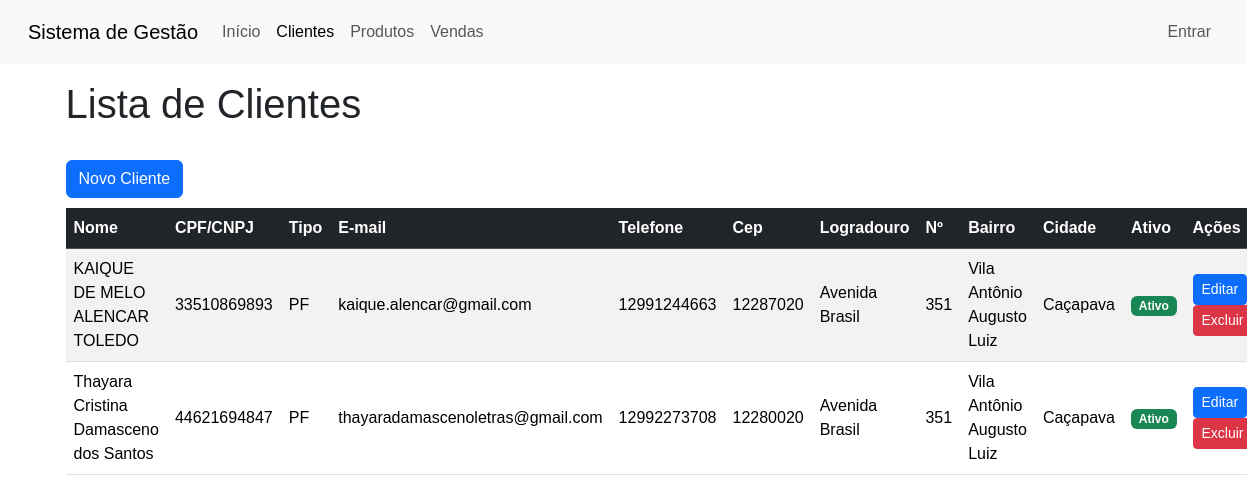
/clientes/, run on the app's committed database.
### apps/clientes/models.py (models this page shows, shortened)
class Cliente(models.Model):
    TIPO_CHOICES = (
        ("PF", "Pessoa Física"),
        ("PJ", "Pessoa Jurídica"),
    )
    tipo_cliente = models.CharField(max_length=5, choices=TIPO_CHOICES)
    nome = models.CharField(max_length=100)
    cpf_cnpj = models.CharField(max_length=20, unique=True)
    email = models.EmailField(unique=True)
    telefone = models.CharField(max_length=15, blank=True, null=True)
    cep = models.CharField(max_length=10, blank=True, null=True)
    logradouro = models.CharField(max_length=100, blank=True, null=True)
    numero = models.CharField(max_length=10, blank=True, null=True)
    bairro = models.CharField(max_length=100, blank=True, null=True)
    cidade = models.CharField(max_length=100, blank=True, null=True)
    estado = models.CharField(max_length=2, blank=True, null=True)
    observacoes = models.TextField(blank=True, null=True)
    ativo = models.BooleanField(default=True)
    criado_em = models.DateTimeField(auto_now_add=True)
    atualizado_em = models.DateTimeField(auto_now=True)

### apps/clientes/views.py (the view)
# urls.py: path('', views.cliente_list, name='cliente_list'),
def cliente_list(request):
    clientes = Cliente.objects.all()
    return render(request, 'clientes/lista_clientes.html', {'clientes': clientes})

### apps/clientes/templates/clientes/lista_clientes.html (shortened to what this page needs)
{% extends "base.html" %}
{% block content %}
    <h1>Lista de Clientes</h1>
    <br>
     <a href="{% url 'clientes:cadastrar_cliente' %}" class="btn btn-primary" style="margin-bottom: 10px;">
               Novo Cliente
    </a>
     <table class="table table-striped table-hover align-middle">
        <thead class="table-dark">
            <tr>
                <th>Nome</th>
                <th>CPF/CNPJ</th>
                <th>Tipo</th>
                <th>E-mail</th>
                <th>Telefone</th>
                <th>Cep</th>
                <th>Logradouro</th>
                <th>Nº</th>
                <th>Bairro</th>
                <th>Cidade</th>
                <th>Ativo</th>
                <th>Ações</th>
            </tr>
        </thead>
        <tbody>
            {% for cliente in clientes %}
                <tr>
                    <td>{{cliente.nome}}</td>
                    <td>{{cliente.cpf_cnpj}}</td>
                    <td>{{cliente.tipo_cliente}}</td>
                    <td>{{cliente.email}}</td>
                    <td>{{cliente.telefone}}</td>
                    <td>{{cliente.cep}}</td>
                    <td>{{cliente.logradouro}}</td>
                    <td>{{cliente.numero}}</td>
                    <td>{{cliente.bairro}}</td>
                    <td>{{cliente.cidade}}</td>
                    <td>
                        {% if cliente.ativo %}
                            <span class="badge bg-success">Ativo</span>
                        {% else %}
                            <span class="badge bg-danger">Inativo</span>
                        {% endif %}
                    </td>
                    <td>
                        <a href="{% url 'clientes:editar_cliente' cliente.id %}" class="btn btn-sm btn-primary">Editar</a>
                        <form action="{% url 'clientes:excluir_cliente' cliente.id %}" method="POST" class="d-inline">
                                <button type="submit" class="btn btn-sm btn-danger">Excluir</button>
                        </form>
                    </td>
                </tr>
            {% endfor %}
        </tbody>
    </table>
{% endblock %}

### templates/base.html (shortened to what this page needs)
{% load static %}
<!DOCTYPE html>
<html lang="pt-br">
<head>
    <link href="https://cdn.jsdelivr.net/npm/bootstrap@5.3.3/dist/css/bootstrap.min.css" rel="stylesheet">
    <link rel="stylesheet" href="{% static 'css/main.css' %}">
</head>
<body>
    {% include "includes/navbar.html" %}
    <main class="container mt-3">
        {% block content %}
        {% endblock %}
    </main>
</body>
</html>

### templates/includes/navbar.html
<nav class="navbar navbar-expand-lg bg-body-tertiary">
    <div class="container-fluid">
        <a href="#" class="navbar-brand">
            Sistema de Gestão
        </a>
        <ul class="navbar-nav me-auto mb-2 mb-lg-0">
            <li class="nav-item">
                <a href="#" class="nav-link">Início</a>
            </li>
            <li class="nav-item">
                <a class="nav-link {% if request.resolver_match.url_name == 'cliente_list' %}active{% endif %}"
                    href="{% url 'clientes:cliente_list' %}">
                    Clientes
                </a>
            </li>
            <li class="nav-item">
                <a href="#" class="nav-link">Produtos</a>
            </li>
            <li class="nav-item">
                <a href="#" class="nav-link">Vendas</a>
            </li>
        </ul>
        <ul class="navbar-nav">
            {% if user.is_authenticated %}
                <li class="nav-item">
                    <span class="nav-link disabled">
                        Olá, {{ user.username }}
                    </span>
                </li>
                <li class="nav-item">
                    <a href="{% url 'logout' %}" class="nav-link">Sair</a>
                </li>
            {% else %}
                <li class="nav-item">
                    <a href="{% url 'login' %}" class="nav-link">Entrar</a>
                </li>
            {% endif %}
        </ul>
    </div>
</nav>

### static/css/main.css (style rules this page uses)
body { font-family: Arial, sans-serif; margin: 0; }
.navbar { background: #222; color: #fff; padding: 0.75rem 1rem; }

### data on the page
Cliente: nome "KAIQUE DE MELO ALENCAR TOLEDO", cpf_cnpj "33510869893", tipo_cliente "PF", email "kaique.alencar@gmail.com", telefone "12991244663", cep "12287020", logradouro "Avenida Brasil", numero "351", bairro "Vila Antônio Augusto Luiz", cidade "Caçapava", ativo "Ativo"
Cliente: nome "Thayara Cristina Damasceno dos Santos", cpf_cnpj "44621694847", tipo_cliente "PF", email "thayaradamascenoletras@gmail.com", telefone "12992273708", cep "12280020", logradouro "Avenida Brasil", numero "351", bairro "Vila Antônio Augusto Luiz", cidade "Caçapava", ativo "Ativo"
